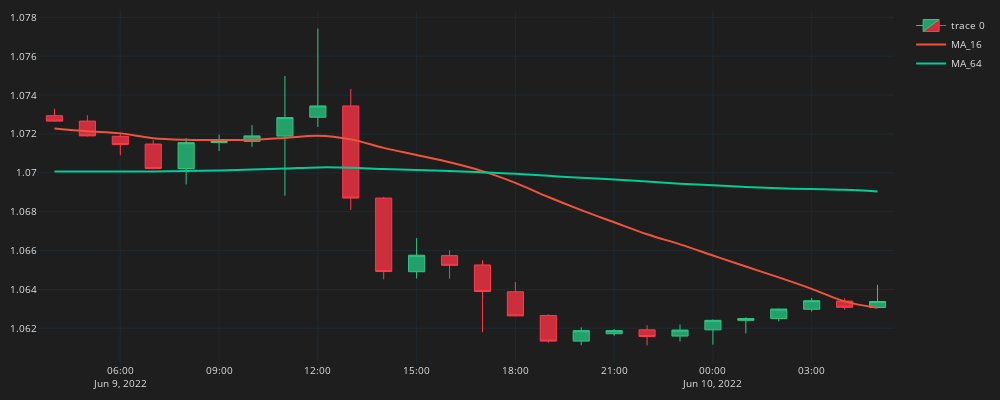

The notebook cell saved with this chart:
### Code cell
fig = go.Figure()
fig.add_trace(go.Candlestick(
    x=df_plot.time, open=df_plot.mid_o, high=df_plot.mid_h, low=df_plot.mid_l, close=df_plot.mid_c,
    line=dict(width=1), opacity=1,
    increasing_fillcolor='#24A06B',
    decreasing_fillcolor="#CC2E3C",
    increasing_line_color='#2EC886',
    decreasing_line_color='#FF3A4C'
))
for ma in ma_list:
    col = f"MA_{ma}"
    fig.add_trace(go.Scatter(
        x=df_plot.time,
        y=df_plot[col],
        line=dict(width=2),
        line_shape='spline',
        name=col
        ))
fig.update_layout(width=1000,height=400,
                  margin=dict(l=10,b=10,t=10),
                  font=dict(size=10,color="#e1e1e1"),
                  paper_bgcolor="#1e1e1e",
                  plot_bgcolor="#1e1e1e")
fig.update_xaxes(
    gridcolor="#1f292f",
    showgrid=True,fixedrange=True,rangeslider=dict(visible=False)
)
fig.update_yaxes(
    gridcolor="#1f292f",
    showgrid=True,
)
fig.show()
